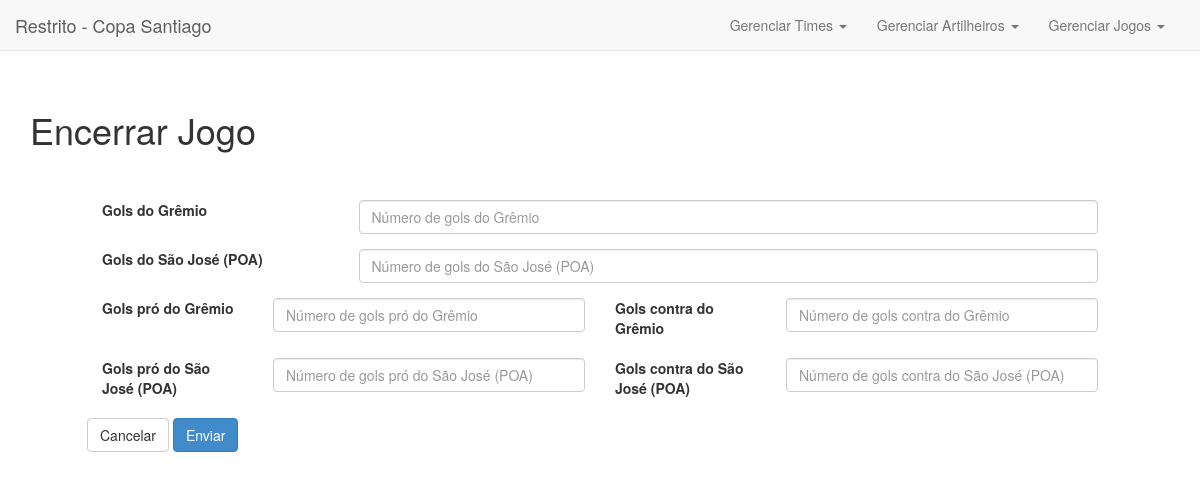
The app's page /restrito/jogoencerra.php?id=91 with its own data.
### tables this page shows
CREATE TABLE IF NOT EXISTS `times` (
  `id` int(11) NOT NULL AUTO_INCREMENT,
  `time` text NOT NULL,
  `logo` text NOT NULL,
  `slug` text NOT NULL,
  `grupo` text NOT NULL,
  `abr` text NOT NULL,
  PRIMARY KEY (`id`)
);

### config.php (called while the page is built, shortened)
<?php
$siteurl = 'http://exemplo.com/copa';
?>

### restrito/jogoencerra.php (the view, shortened to what this page needs)
<?php
$id = $_GET['id'];
include 'header.php';
$sql = "SELECT * FROM `jogos` WHERE `id` =".$id." LIMIT 0 , 1";
$query = mysql_query($sql);
$sqldata = mysql_fetch_array($query);
$time1 = $sqldata["time1"];
$time2 = $sqldata["time2"];
$sqltime1data = "SELECT * FROM `times` WHERE `id` =".$time1." LIMIT 0 , 1";
$querytime1data = mysql_query($sqltime1data);
$sqltime1datainfo = mysql_fetch_array($querytime1data);
$nometime1 = $sqltime1datainfo["time"];
$sqltime2data = "SELECT * FROM `times` WHERE `id` =".$time2." LIMIT 0 , 1";
$querytime2data = mysql_query($sqltime2data);
$sqltime2datainfo = mysql_fetch_array($querytime2data);
$nometime2 = $sqltime2datainfo["time"];
	echo '
	<h1>Encerrar Jogo</h1>
	<form id="add-time" action="'.$siteurl.'/restrito/jogoencerrasubmit.php">
	<div class="form-group clearfix">
		<label for="gol1" class="col-lg-3 control-label">Gols do '.$nometime1.'</label>
		<div class="col-lg-9">
			<input placeholder="Número de gols do '.$nometime1.'" name="gol1" id="gol1" class="form-control" type="text" required>
		</div>
	</div>
	<div class="form-group clearfix">
		<label for="gol2" class="col-lg-3 control-label">Gols do '.$nometime2.'</label>
		<div class="col-lg-9">
			<input placeholder="Número de gols do '.$nometime2.'" name="gol2" id="gol2" class="form-control" type="text" required>
		</div>
	</div>
	<div class="form-group clearfix">
		<label for="pro1" class="col-lg-2 control-label">Gols pró do '.$nometime1.'</label>
		<div class="col-lg-4">
			<input placeholder="Número de gols pró do '.$nometime1.'" name="pro1" id="pro1" class="form-control" type="text" required>
		</div>
		<label for="contra1" class="col-lg-2 control-label">Gols contra do '.$nometime1.'</label>
		<div class="col-lg-4">
			<input placeholder="Número de gols contra do '.$nometime1.'" name="contra1" id="contra1" class="form-control" type="text" required>
		</div>
	</div>
	<div class="form-group clearfix">
		<label for="pro2" class="col-lg-2 control-label">Gols pró do '.$nometime2.'</label>
		<div class="col-lg-4">
			<input placeholder="Número de gols pró do '.$nometime2.'" name="pro2" id="pro2" class="form-control" type="text" required>
		</div>
		<label for="contra2" class="col-lg-2 control-label">Gols contra do '.$nometime2.'</label>
		<div class="col-lg-4">
			<input placeholder="Número de gols contra do '.$nometime2.'" name="contra2" id="contra2" class="form-control" type="text" required>
		</div>
	</div>
	<input type="hidden" value="'.$id.'" name="id">
	<a class="btn btn-default" data-dismiss="modal" href="'.$siteurl.'/restrito">Cancelar</a>
	<button type="submit" class="btn btn-primary">Enviar</button>
	</form>
	';
include 'footer.php';
?>

### restrito/header.php (style rules this page uses)
body { margin-top:60px !important;padding:30px; }
form#add-time { width:90% !important;margin:0 auto;margin-top:50px }

### records on screen
times: time "Grêmio", gol1 "Número de gols do Grêmio", pro1 "Número de gols pró do Grêmio", contra1 "Número de gols contra do Grêmio"
times: time "São José (POA)", gol2 "Número de gols do São José (POA)", pro2 "Número de gols pró do São José (POA)", contra2 "Número de gols contra do São José (POA)"

### other values on screen
$sitetitle "Copa Santiago"
